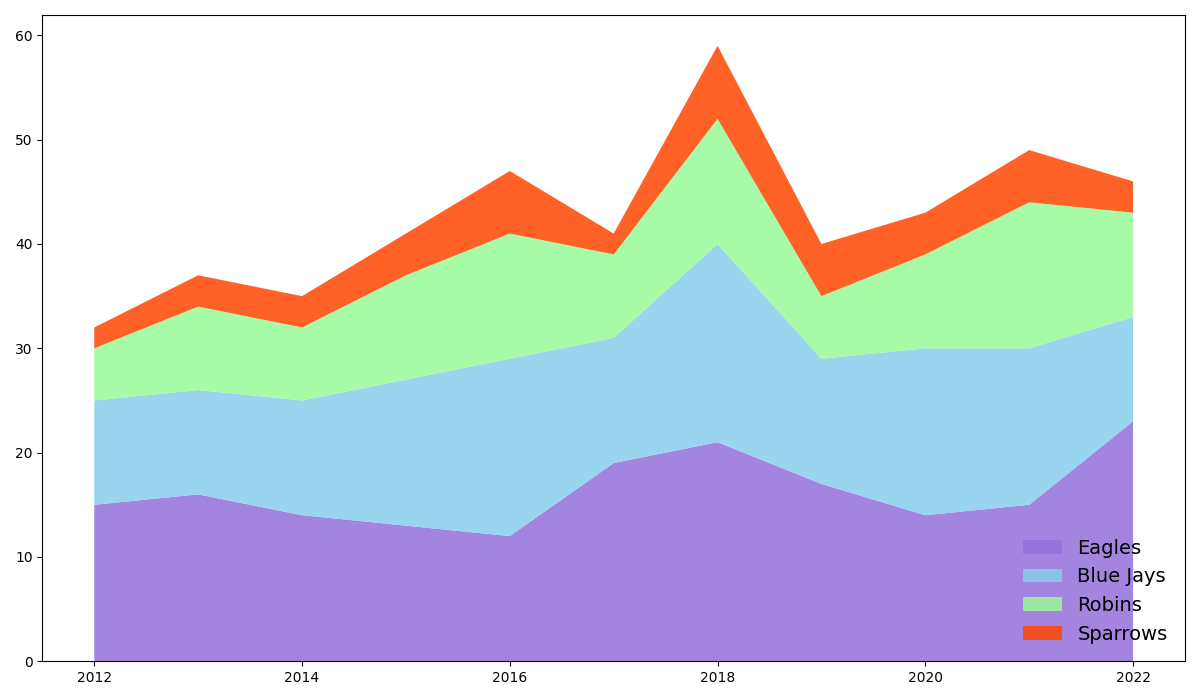

Python code for this plot:
import matplotlib.pyplot as plt
import numpy as np

years = np.arange(2012, 2023)

sparrows = np.array([15, 16, 14, 13, 12, 19, 21, 17, 14, 15, 23])
robins = np.array([10, 10, 11, 14, 17, 12, 19, 12, 16, 15, 10])
blue_jays = np.array([5, 8, 7, 10, 12, 8, 12, 6, 9, 14, 10])
eagles = np.array([2, 3, 3, 4, 6, 2, 7, 5, 4, 5, 3])

data = np.vstack([sparrows, robins, blue_jays, eagles])

fig, ax = plt.subplots(figsize=(12, 7))
ax.stackplot(years, data,
             colors=['#9370DB', '#87CEEB', '#98FB98', '#FF4500'], alpha=0.85)

ax.legend(['Eagles', 'Blue Jays', 'Robins', 'Sparrows'], loc='lower right', fontsize=14, frameon=False)
ax.grid(False)

plt.tight_layout()
plt.show()
